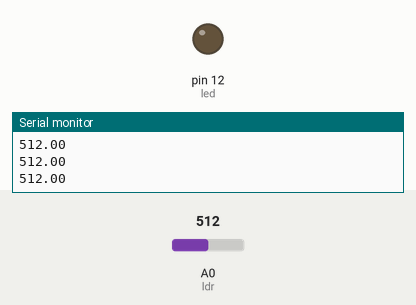
The sketch below on a simulated Arduino Uno, built with avr-gcc and run on an emulated ATmega328P. On the bench: output pins drawn as LEDs (lit = HIGH), the last lines printed to the serial monitor. The test bench sets the inputs (shaded band); at power-on: A0 (ldr) = 512.

Above: at 1.2 s.
1.3 s: A0 (ldr) set to 292
2.8 s: A0 (ldr) set to 265
At 4.0 s:
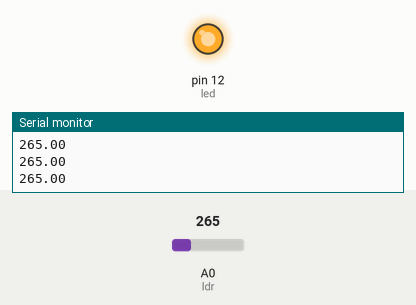
4.3 s: A0 (ldr) set to 290
At 5.2 s:
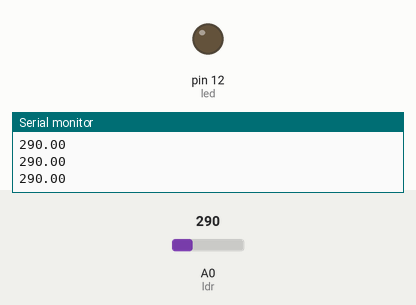
5.8 s: A0 (ldr) set to 270
At 6.6 s:
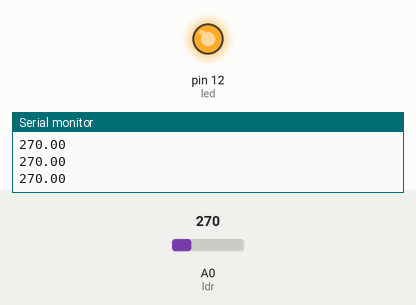
Timing chart, 0 to 8.3 s (numbered marks = the images above; inputs shaded):
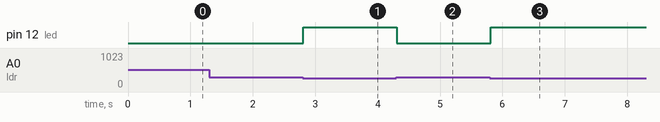

The sketch:

automaticLightingControl.ino
```cpp
#define led 12
#define ldr A0
#define res 12

void setup()
{
  Serial.begin(9600);
  pinMode(led, OUTPUT);
  pinMode(ldr, INPUT);
}

void loop()
{
  float ldr_value = analogRead(ldr);
    Serial.println(ldr_value);

    if(ldr_value>280)
      digitalWrite(led, LOW);
    else
      digitalWrite(led, HIGH);

}
```

Measured:
- the behaviour switches between 281 and 280 on A0 (ldr) (found by bisection; images 0 and 1)
- after the input at 2.8 s, pin 12 (led): LOW → HIGH at once
- after the input at 4.3 s, pin 12 (led): HIGH → LOW at once
- after the input at 5.8 s, pin 12 (led): LOW → HIGH at once
